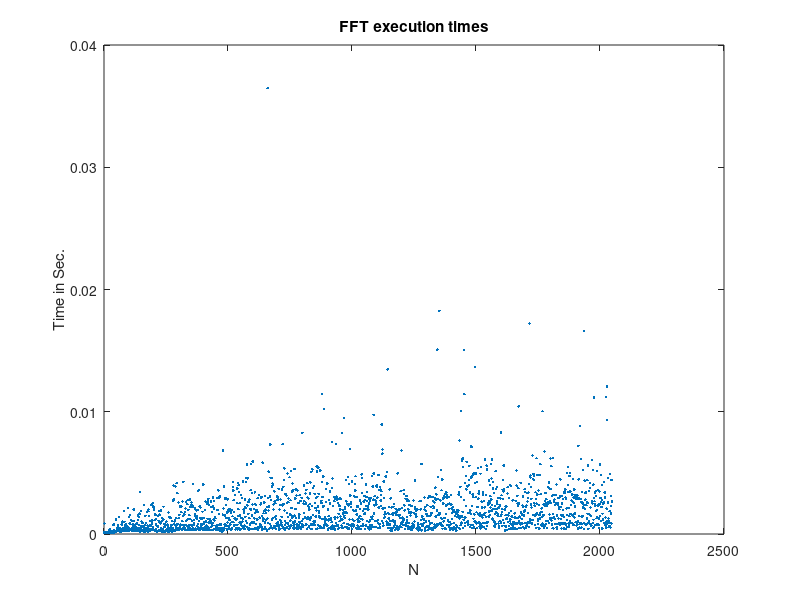

Reproduce this figure in MATLAB.
Nmax = 2048;
fft_time=zeros(1,Nmax);
for n=1:1:Nmax
   x=rand(1,n);
   t=clock;fft(x);fft_time(n)=etime(clock,t);
end
n=[1:1:Nmax];
plot(n,fft_time,'.')
xlabel('N');ylabel('Time in Sec.')
title('FFT execution times')